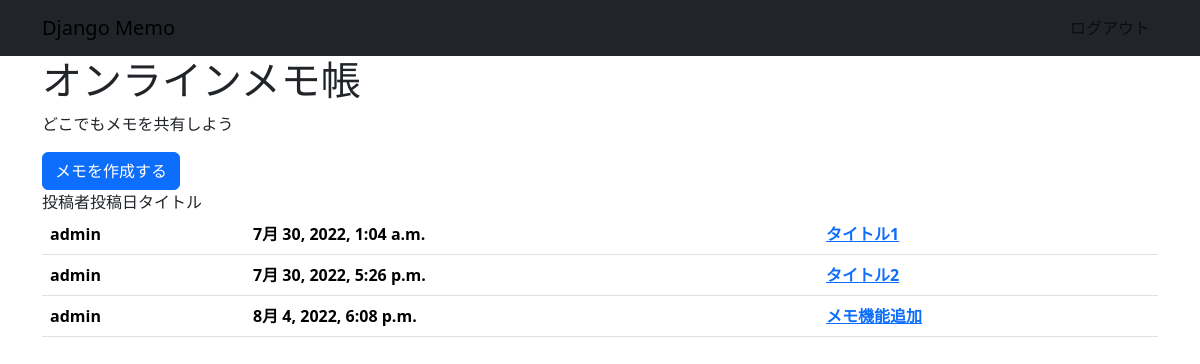
The app's page /memo/ (signed in), older data.
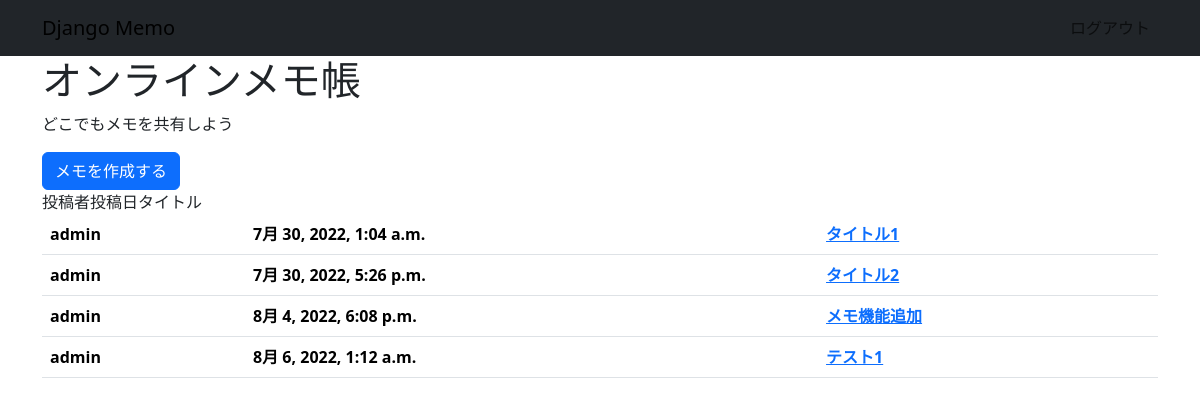
The same page, newer data.
### memo/models.py (models this page shows, shortened)
class Memo(models.Model):
    title = models.CharField('タイトル', max_length=128)
    description = models.TextField('説明', blank=True, null=False, default='')
    created_by = models.ForeignKey(
        settings.AUTH_USER_MODEL,
        verbose_name='投稿者',
        on_delete=models.CASCADE
        )
    created_at = models.DateTimeField('投稿日', auto_now_add=True)
    updated_at = models.DateTimeField('更新日', auto_now=True)
    class Meta:
        db_table = 'db_memo'

### memo/views.py (the view)
# urls.py: path("", views.top, name = 'top'),
@login_required
def top(request):
    memos = Memo.objects.all()
    context = {"memos": memos}
    return render(request, "top.html", context)

### memo/templates/top.html (shortened to what this page needs)
{% extends "base.html" %}
{% block main %}
    <div class="welcome">
        <h1>オンラインメモ帳</h1>
        <p>どこでもメモを共有しよう</p>
        <a class="btn btn-primary" href="{% url 'memo_new' %}">メモを作成する</a>
    </div>
    {% if memos %}
    <table class="table">
        <tbody>
            {% for memo in memos %}
            <tr>
                <th>{{ memo.created_by.username }}</th>
                <th>{{ memo.created_at }}</th>
                <th><a href="{% url 'memo_detail' memo.id %}">{{ memo.title }}</a></th>
            </tr>
            {% endfor %}
        </tbody>
    </table>
    {% else %}
    <p>メモ未投稿</p>
    {% endif %}
{% endblock %}

### accounts/templates/base.html (shortened to what this page needs)
{% load django_bootstrap5 %}
<!DOCTYPE html>
<head>
    {% bootstrap_css %}
</head>
<body>
    <nav class="navbar navbar-expand flex-md-row avbar-dark bg-dark">
        <div class="container justify-content-between">
            <a href="/memo/" class="navbar-brand">Django Memo</a>
            <ul class="navbar-nav mr-md-2">
                {% if user.is_authenticated %}
                <li class="nav-item">
                    <a class="nav-link" href="{% url 'logout' %}">ログアウト</a>
                </li>
            </ul>
        </div>
    </nav>
    <main>
        <div class="container">
            {% block main %}
            {% endblock %}
        </div>
    </main>
</body>
</html>

Row changes from the older to the newer data that the page shows:
added Memo: created_by.username "admin", created_at "8月 6, 2022, 1:12 a.m.", title "テスト1"
